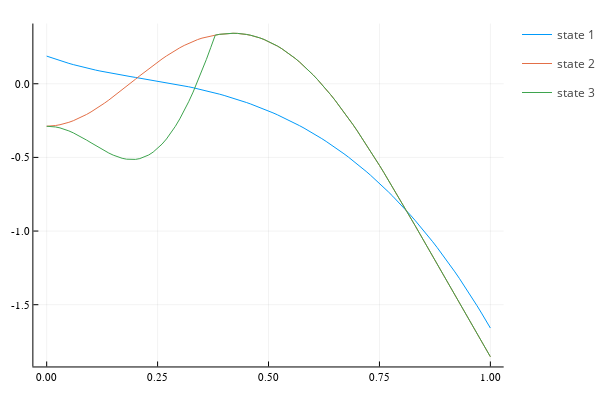
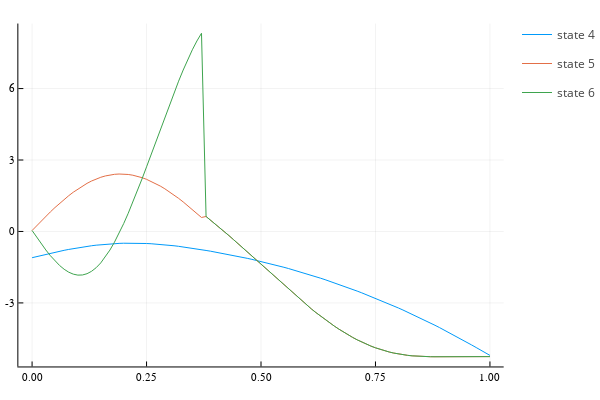
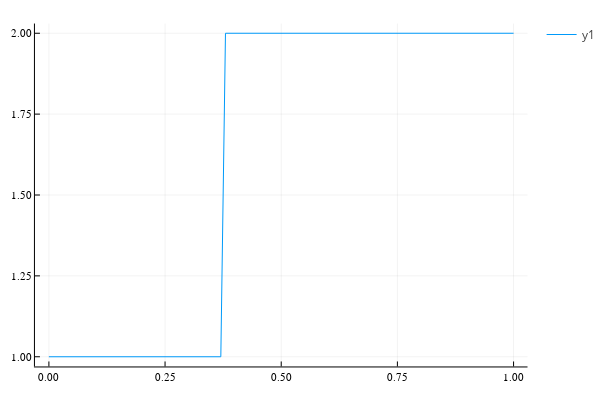

Write notebook code for charts like these, in order.
### Code cell
#Nominal Trajectory

nom_states, _, times, nom_modes,nom_impact_states,_ = sim_system(xmean,mode0,dynamics,resets,guards,W*.000000000000001,V,C,t,dt)
state_matrix = hcat(nom_states...)

plot()
for i in 1:3
    plot!(times,state_matrix[i,:], label = "state $i")
end
display(plot!())

plot()
for i in 4:6
    plot!(times,state_matrix[i,:], label = "state $i")
end
display(plot!())

plot(times, nom_modes)
display(plot!())

# Initialize an Animation object
anim = Animation()
lim = 1.5
# Loop to create frames
for i in 1:100
    js = hcat(q2joints(state_matrix[:,i])...)
    # Plot the data
    plot(js[1,:], js[2,:], xlim=(-lim,lim), ylim=(-lim,lim), label="Points", color="blue", linestyle=:solid, marker=:circle)
    # Add frame to animation
    frame(anim)
end
# Save the animation as a gif
gif(anim, "walker.gif", fps = 15)

### Figure 1 — Plotly figure (JSON) as saved in the notebook; plotly's stock layout.template omitted (floating-point values rounded to 4 significant figures)
{"data": [{"colorbar": {"title": ""}, "legendgroup": "state 1", "line": {"color": "rgba(0, 154, 250, 1.000)", "dash": "solid", "shape": "linear", "width": 1}, "mode": "lines", "name": "state 1", "showlegend": true, "type": "scatter", "x": [0, 0.01, 0.02, 0.03, 0.04, 0.05, 0.06, 0.07, 0.08, 0.09, 0.1, 0.11, 0.12, 0.13, 0.14, 0.15, 0.16, 0.17, 0.18, 0.19, 0.2, 0.21, 0.22, 0.23, 0.24, 0.25, 0.26, 0.27, 0.28, 0.29, 0.3, 0.31, 0.32, 0.33, 0.34, 0.35, 0.36, 0.37, 0.38, 0.39, 0.4, 0.41, 0.42, 0.43, 0.44, 0.45, 0.46, 0.47, 0.48, 0.49, 0.5, 0.51, 0.52, 0.53, 0.54, 0.55, 0.56, 0.57, 0.58, 0.59, 0.6, 0.61, 0.62, 0.63, 0.64, 0.65, 0.66, 0.67, 0.68, 0.69, 0.7, 0.71, 0.72, 0.73, 0.74, 0.75, 0.76, 0.77, 0.78, 0.79, 0.8, 0.81, 0.82, 0.83, 0.84, 0.85, 0.86, 0.87, 0.88, 0.89, 0.9, 0.91, 0.92, 0.93, 0.94, 0.95, 0.96, 0.97, 0.98, 0.99, 1], "xaxis": "x", "y": [0.1877, 0.1769, 0.1666, 0.1568, 0.1474, 0.1385, 0.13, 0.1219, 0.1141, 0.1068, 0.09974, 0.09304, 0.08664, 0.08052, 0.07465, 0.06899, 0.06353, 0.05824, 0.05308, 0.04803, 0.04306, 0.03813, 0.03323, 0.02831, 0.02336, 0.01834, 0.01324, 0.008021, 0.002666, -0.00285, -0.008546, -0.01444, -0.02056, -0.02692, -0.03353, -0.04042, -0.04759, -0.05507, -0.06286, -0.07099, -0.07945, -0.08824, -0.09739, -0.1069, -0.1168, -0.127, -0.1377, -0.1488, -0.1603, -0.1722, -0.1846, -0.1974, -0.2107, -0.2245, -0.2388, -0.2535, -0.2688, -0.2847, -0.3011, -0.318, -0.3355, -0.3536, -0.3723, -0.3916, -0.4115, -0.4321, -0.4533, -0.4752, -0.4978, -0.521, -0.545, -0.5696, -0.595, -0.6212, -0.6481, -0.6758, -0.7042, -0.7335, -0.7635, -0.7944, -0.8261, -0.8586, -0.892, -0.9263, -0.9615, -0.9976, -1.035, -1.073, -1.111, -1.151, -1.192, -1.234, -1.277, -1.321, -1.366, -1.412, -1.459, -1.507, -1.557, -1.607, -1.658], "yaxis": "y", "zmax": null, "zmin": null}, {"colorbar": {"title": ""}, "legendgroup": "state 2", "line": {"color": "rgba(227, 111, 71, 1.000)", "dash": "solid", "shape": "linear", "width": 1}, "mode": "lines", "name": "state 2", "showlegend": true, "type": "scatter", "x": [0, 0.01, 0.02, 0.03, 0.04, 0.05, 0.06, 0.07, 0.08, 0.09, 0.1, 0.11, 0.12, 0.13, 0.14, 0.15, 0.16, 0.17, 0.18, 0.19, 0.2, 0.21, 0.22, 0.23, 0.24, 0.25, 0.26, 0.27, 0.28, 0.29, 0.3, 0.31, 0.32, 0.33, 0.34, 0.35, 0.36, 0.37, 0.38, 0.39, 0.4, 0.41, 0.42, 0.43, 0.44, 0.45, 0.46, 0.47, 0.48, 0.49, 0.5, 0.51, 0.52, 0.53, 0.54, 0.55, 0.56, 0.57, 0.58, 0.59, 0.6, 0.61, 0.62, 0.63, 0.64, 0.65, 0.66, 0.67, 0.68, 0.69, 0.7, 0.71, 0.72, 0.73, 0.74, 0.75, 0.76, 0.77, 0.78, 0.79, 0.8, 0.81, 0.82, 0.83, 0.84, 0.85, 0.86, 0.87, 0.88, 0.89, 0.9, 0.91, 0.92, 0.93, 0.94, 0.95, 0.96, 0.97, 0.98, 0.99, 1], "xaxis": "x", "y": [-0.2884, -0.287, -0.2836, -0.2782, -0.2709, -0.2617, -0.2508, -0.2382, -0.224, -0.2082, -0.191, -0.1726, -0.1529, -0.1322, -0.1106, -0.08818, -0.06514, -0.04161, -0.01774, 0.006334, 0.03045, 0.05447, 0.07825, 0.1017, 0.1245, 0.1468, 0.1683, 0.1889, 0.2085, 0.227, 0.2443, 0.2603, 0.2749, 0.288, 0.2997, 0.3097, 0.3181, 0.3249, 0.3299, 0.3354, 0.3394, 0.3418, 0.3425, 0.3416, 0.3391, 0.3348, 0.3288, 0.321, 0.3115, 0.3003, 0.2872, 0.2725, 0.2559, 0.2376, 0.2176, 0.1958, 0.1723, 0.1471, 0.1202, 0.09167, 0.06152, 0.02977, -0.003527, -0.03834, -0.07461, -0.1123, -0.1514, -0.1917, -0.2334, -0.2762, -0.3201, -0.3651, -0.4111, -0.458, -0.5057, -0.5542, -0.6034, -0.6532, -0.7035, -0.7544, -0.8056, -0.8572, -0.9091, -0.9613, -1.014, -1.066, -1.119, -1.171, -1.224, -1.276, -1.329, -1.381, -1.434, -1.486, -1.539, -1.591, -1.644, -1.696, -1.748, -1.801, -1.853], "yaxis": "y", "zmax": null, "zmin": null}, {"colorbar": {"title": ""}, "legendgroup": "state 3", "line": {"color": "rgba(62, 164, 78, 1.000)", "dash": "solid", "shape": "linear", "width": 1}, "mode": "lines", "name": "state 3", "showlegend": true, "type": "scatter", "x": [0, 0.01, 0.02, 0.03, 0.04, 0.05, 0.06, 0.07, 0.08, 0.09, 0.1, 0.11, 0.12, 0.13, 0.14, 0.15, 0.16, 0.17, 0.18, 0.19, 0.2, 0.21, 0.22, 0.23, 0.24, 0.25, 0.26, 0.27, 0.28, 0.29, 0.3, 0.31, 0.32, 0.33, 0.34, 0.35, 0.36, 0.37, 0.38, 0.39, 0.4, 0.41, 0.42, 0.43, 0.44, 0.45, 0.46, 0.47, 0.48, 0.49, 0.5, 0.51, 0.52, 0.53, 0.54, 0.55, 0.56, 0.57, 0.58, 0.59, 0.6, 0.61, 0.62, 0.63, 0.64, 0.65, 0.66, 0.67, 0.68, 0.69, 0.7, 0.71, 0.72, 0.73, 0.74, 0.75, 0.76, 0.77, 0.78, 0.79, 0.8, 0.81, 0.82, 0.83, 0.84, 0.85, 0.86, 0.87, 0.88, 0.89, 0.9, 0.91, 0.92, 0.93, 0.94, 0.95, 0.96, 0.97, 0.98, 0.99, 1], "xaxis": "x", "y": [-0.2884, -0.2894, -0.2932, -0.2997, -0.3087, -0.32, -0.3334, -0.3484, -0.365, -0.3825, -0.4007, -0.419, -0.4371, -0.4543, -0.4703, -0.4846, -0.4966, -0.5059, -0.512, -0.5147, -0.5134, -0.508, -0.4981, -0.4835, -0.4639, -0.4394, -0.4096, -0.3747, -0.3345, -0.2891, -0.2385, -0.1828, -0.1221, -0.05666, 0.01335, 0.08761, 0.1658, 0.2474, 0.3303, 0.3358, 0.3398, 0.3422, 0.3429, 0.342, 0.3394, 0.3351, 0.3291, 0.3214, 0.3119, 0.3006, 0.2876, 0.2728, 0.2563, 0.238, 0.2179, 0.1962, 0.1727, 0.1475, 0.1206, 0.09205, 0.06189, 0.03014, -0.003154, -0.03796, -0.07424, -0.1119, -0.151, -0.1914, -0.233, -0.2758, -0.3197, -0.3647, -0.4107, -0.4576, -0.5053, -0.5538, -0.603, -0.6528, -0.7032, -0.754, -0.8053, -0.8569, -0.9088, -0.9609, -1.013, -1.066, -1.118, -1.171, -1.223, -1.276, -1.329, -1.381, -1.434, -1.486, -1.538, -1.591, -1.643, -1.696, -1.748, -1.8, -1.853], "yaxis": "y", "zmax": null, "zmin": null}], "layout": {"annotations": [], "height": 400, "legend_position": {"bgcolor": "rgba(255, 255, 255, 1.000)", "bordercolor": "rgba(0, 0, 0, 1.000)", "borderwidth": 1, "font": {"color": "rgba(0, 0, 0, 1.000)", "family": "sans-serif", "size": 11}, "title": {"font": {"color": "rgba(0, 0, 0, 1.000)", "family": "sans-serif", "size": 15}, "text": ""}, "tracegroupgap": 0, "traceorder": "normal", "x": 1, "xanchor": "auto", "y": 1, "yanchor": "auto"}, "margin": {"b": 20, "l": 0, "r": 0, "t": 20}, "paper_bgcolor": "rgba(255, 255, 255, 1.000)", "plot_bgcolor": "rgba(255, 255, 255, 1.000)", "showlegend": true, "width": 600, "xaxis": {"anchor": "y", "domain": [0.06582, 0.9934], "gridcolor": "rgba(0, 0, 0, 0.100)", "gridwidth": 0.5, "linecolor": "rgba(0, 0, 0, 1.000)", "mirror": false, "range": [-0.03, 1.03], "showgrid": true, "showline": true, "showticklabels": true, "tickangle": 0, "tickcolor": "rgb(0, 0, 0)", "tickfont": {"color": "rgba(0, 0, 0, 1.000)", "family": "sans-serif", "size": 11}, "tickmode": "array", "ticks": "inside", "ticktext": ["0.00", "0.25", "0.50", "0.75", "1.00"], "tickvals": [0, 0.25, 0.5, 0.75, 1], "title": "", "titlefont": {"color": "rgba(0, 0, 0, 1.000)", "family": "sans-serif", "size": 15}, "type": "-", "visible": true, "zeroline": false, "zerolinecolor": "rgba(0, 0, 0, 1.000)"}, "yaxis": {"anchor": "x", "domain": [0.03762, 0.9902], "gridcolor": "rgba(0, 0, 0, 0.100)", "gridwidth": 0.5, "linecolor": "rgba(0, 0, 0, 1.000)", "mirror": false, "range": [-1.919, 0.4088], "showgrid": true, "showline": true, "showticklabels": true, "tickangle": 0, "tickcolor": "rgb(0, 0, 0)", "tickfont": {"color": "rgba(0, 0, 0, 1.000)", "family": "sans-serif", "size": 11}, "tickmode": "array", "ticks": "inside", "ticktext": ["-1.5", "-1.0", "-0.5", "0.0"], "tickvals": [-1.5, -1, -0.5, 0], "title": "", "titlefont": {"color": "rgba(0, 0, 0, 1.000)", "family": "sans-serif", "size": 15}, "type": "-", "visible": true, "zeroline": false, "zerolinecolor": "rgba(0, 0, 0, 1.000)"}}}

### Figure 2 — Plotly figure (JSON) as saved in the notebook; plotly's stock layout.template omitted (floating-point values rounded to 4 significant figures)
{"data": [{"colorbar": {"title": ""}, "legendgroup": "state 4", "line": {"color": "rgba(0, 154, 250, 1.000)", "dash": "solid", "shape": "linear", "width": 1}, "mode": "lines", "name": "state 4", "showlegend": true, "type": "scatter", "x": [0, 0.01, 0.02, 0.03, 0.04, 0.05, 0.06, 0.07, 0.08, 0.09, 0.1, 0.11, 0.12, 0.13, 0.14, 0.15, 0.16, 0.17, 0.18, 0.19, 0.2, 0.21, 0.22, 0.23, 0.24, 0.25, 0.26, 0.27, 0.28, 0.29, 0.3, 0.31, 0.32, 0.33, 0.34, 0.35, 0.36, 0.37, 0.38, 0.39, 0.4, 0.41, 0.42, 0.43, 0.44, 0.45, 0.46, 0.47, 0.48, 0.49, 0.5, 0.51, 0.52, 0.53, 0.54, 0.55, 0.56, 0.57, 0.58, 0.59, 0.6, 0.61, 0.62, 0.63, 0.64, 0.65, 0.66, 0.67, 0.68, 0.69, 0.7, 0.71, 0.72, 0.73, 0.74, 0.75, 0.76, 0.77, 0.78, 0.79, 0.8, 0.81, 0.82, 0.83, 0.84, 0.85, 0.86, 0.87, 0.88, 0.89, 0.9, 0.91, 0.92, 0.93, 0.94, 0.95, 0.96, 0.97, 0.98, 0.99, 1], "xaxis": "x", "y": [-1.101, -1.053, -1.006, -0.9598, -0.9155, -0.8727, -0.8315, -0.7921, -0.7546, -0.7191, -0.6856, -0.6545, -0.6257, -0.5995, -0.5759, -0.5551, -0.5371, -0.5221, -0.5099, -0.5007, -0.4945, -0.4911, -0.4906, -0.4929, -0.498, -0.5056, -0.5157, -0.5283, -0.5432, -0.5602, -0.5794, -0.6005, -0.6234, -0.6482, -0.6747, -0.7027, -0.7323, -0.7633, -0.7972, -0.8291, -0.8623, -0.8968, -0.9324, -0.9693, -1.007, -1.046, -1.087, -1.128, -1.171, -1.215, -1.26, -1.306, -1.354, -1.402, -1.452, -1.504, -1.556, -1.61, -1.665, -1.722, -1.78, -1.839, -1.9, -1.961, -2.025, -2.089, -2.155, -2.222, -2.291, -2.361, -2.432, -2.504, -2.577, -2.652, -2.728, -2.806, -2.884, -2.964, -3.046, -3.128, -3.212, -3.298, -3.385, -3.473, -3.563, -3.655, -3.748, -3.843, -3.939, -4.037, -4.137, -4.238, -4.341, -4.445, -4.551, -4.657, -4.765, -4.874, -4.983, -5.093, -5.203], "yaxis": "y", "zmax": null, "zmin": null}, {"colorbar": {"title": ""}, "legendgroup": "state 5", "line": {"color": "rgba(227, 111, 71, 1.000)", "dash": "solid", "shape": "linear", "width": 1}, "mode": "lines", "name": "state 5", "showlegend": true, "type": "scatter", "x": [0, 0.01, 0.02, 0.03, 0.04, 0.05, 0.06, 0.07, 0.08, 0.09, 0.1, 0.11, 0.12, 0.13, 0.14, 0.15, 0.16, 0.17, 0.18, 0.19, 0.2, 0.21, 0.22, 0.23, 0.24, 0.25, 0.26, 0.27, 0.28, 0.29, 0.3, 0.31, 0.32, 0.33, 0.34, 0.35, 0.36, 0.37, 0.38, 0.39, 0.4, 0.41, 0.42, 0.43, 0.44, 0.45, 0.46, 0.47, 0.48, 0.49, 0.5, 0.51, 0.52, 0.53, 0.54, 0.55, 0.56, 0.57, 0.58, 0.59, 0.6, 0.61, 0.62, 0.63, 0.64, 0.65, 0.66, 0.67, 0.68, 0.69, 0.7, 0.71, 0.72, 0.73, 0.74, 0.75, 0.76, 0.77, 0.78, 0.79, 0.8, 0.81, 0.82, 0.83, 0.84, 0.85, 0.86, 0.87, 0.88, 0.89, 0.9, 0.91, 0.92, 0.93, 0.94, 0.95, 0.96, 0.97, 0.98, 0.99, 1], "xaxis": "x", "y": [0.0399, 0.2427, 0.4412, 0.6349, 0.8229, 1.004, 1.178, 1.344, 1.501, 1.648, 1.784, 1.908, 2.02, 2.119, 2.204, 2.275, 2.331, 2.373, 2.4, 2.412, 2.409, 2.392, 2.361, 2.317, 2.259, 2.189, 2.106, 2.012, 1.907, 1.791, 1.666, 1.532, 1.39, 1.241, 1.085, 0.9233, 0.757, 0.5868, 0.6294, 0.4759, 0.3184, 0.1573, -0.006988, -0.174, -0.3434, -0.5148, -0.6879, -0.8623, -1.038, -1.214, -1.39, -1.566, -1.742, -1.917, -2.092, -2.264, -2.435, -2.604, -2.771, -2.935, -3.096, -3.253, -3.406, -3.555, -3.699, -3.839, -3.972, -4.101, -4.223, -4.338, -4.447, -4.549, -4.644, -4.732, -4.813, -4.886, -4.951, -5.01, -5.061, -5.106, -5.144, -5.176, -5.201, -5.222, -5.237, -5.248, -5.256, -5.26, -5.261, -5.26, -5.257, -5.253, -5.249, -5.245, -5.241, -5.239, -5.238, -5.238, -5.241, -5.246, -5.254], "yaxis": "y", "zmax": null, "zmin": null}, {"colorbar": {"title": ""}, "legendgroup": "state 6", "line": {"color": "rgba(62, 164, 78, 1.000)", "dash": "solid", "shape": "linear", "width": 1}, "mode": "lines", "name": "state 6", "showlegend": true, "type": "scatter", "x": [0, 0.01, 0.02, 0.03, 0.04, 0.05, 0.06, 0.07, 0.08, 0.09, 0.1, 0.11, 0.12, 0.13, 0.14, 0.15, 0.16, 0.17, 0.18, 0.19, 0.2, 0.21, 0.22, 0.23, 0.24, 0.25, 0.26, 0.27, 0.28, 0.29, 0.3, 0.31, 0.32, 0.33, 0.34, 0.35, 0.36, 0.37, 0.38, 0.39, 0.4, 0.41, 0.42, 0.43, 0.44, 0.45, 0.46, 0.47, 0.48, 0.49, 0.5, 0.51, 0.52, 0.53, 0.54, 0.55, 0.56, 0.57, 0.58, 0.59, 0.6, 0.61, 0.62, 0.63, 0.64, 0.65, 0.66, 0.67, 0.68, 0.69, 0.7, 0.71, 0.72, 0.73, 0.74, 0.75, 0.76, 0.77, 0.78, 0.79, 0.8, 0.81, 0.82, 0.83, 0.84, 0.85, 0.86, 0.87, 0.88, 0.89, 0.9, 0.91, 0.92, 0.93, 0.94, 0.95, 0.96, 0.97, 0.98, 0.99, 1], "xaxis": "x", "y": [0.0399, -0.2434, -0.5172, -0.777, -1.018, -1.237, -1.427, -1.586, -1.709, -1.793, -1.833, -1.827, -1.774, -1.672, -1.52, -1.32, -1.073, -0.7807, -0.4474, -0.07626, 0.3288, 0.7636, 1.224, 1.705, 2.203, 2.713, 3.232, 3.756, 4.281, 4.803, 5.318, 5.822, 6.31, 6.777, 7.219, 7.628, 7.998, 8.322, 0.6294, 0.4759, 0.3184, 0.1573, -0.006988, -0.174, -0.3434, -0.5148, -0.6879, -0.8623, -1.038, -1.214, -1.39, -1.566, -1.742, -1.917, -2.092, -2.264, -2.435, -2.604, -2.771, -2.935, -3.096, -3.253, -3.406, -3.555, -3.699, -3.839, -3.972, -4.101, -4.223, -4.338, -4.447, -4.549, -4.644, -4.732, -4.813, -4.886, -4.951, -5.01, -5.061, -5.106, -5.144, -5.176, -5.201, -5.222, -5.237, -5.248, -5.256, -5.26, -5.261, -5.26, -5.257, -5.253, -5.249, -5.245, -5.241, -5.239, -5.238, -5.238, -5.241, -5.246, -5.254], "yaxis": "y", "zmax": null, "zmin": null}], "layout": {"annotations": [], "height": 400, "legend_position": {"bgcolor": "rgba(255, 255, 255, 1.000)", "bordercolor": "rgba(0, 0, 0, 1.000)", "borderwidth": 1, "font": {"color": "rgba(0, 0, 0, 1.000)", "family": "sans-serif", "size": 11}, "title": {"font": {"color": "rgba(0, 0, 0, 1.000)", "family": "sans-serif", "size": 15}, "text": ""}, "tracegroupgap": 0, "traceorder": "normal", "x": 1, "xanchor": "auto", "y": 1, "yanchor": "auto"}, "margin": {"b": 20, "l": 0, "r": 0, "t": 20}, "paper_bgcolor": "rgba(255, 255, 255, 1.000)", "plot_bgcolor": "rgba(255, 255, 255, 1.000)", "showlegend": true, "width": 600, "xaxis": {"anchor": "y", "domain": [0.03619, 0.9934], "gridcolor": "rgba(0, 0, 0, 0.100)", "gridwidth": 0.5, "linecolor": "rgba(0, 0, 0, 1.000)", "mirror": false, "range": [-0.03, 1.03], "showgrid": true, "showline": true, "showticklabels": true, "tickangle": 0, "tickcolor": "rgb(0, 0, 0)", "tickfont": {"color": "rgba(0, 0, 0, 1.000)", "family": "sans-serif", "size": 11}, "tickmode": "array", "ticks": "inside", "ticktext": ["0.00", "0.25", "0.50", "0.75", "1.00"], "tickvals": [0, 0.25, 0.5, 0.75, 1], "title": "", "titlefont": {"color": "rgba(0, 0, 0, 1.000)", "family": "sans-serif", "size": 15}, "type": "-", "visible": true, "zeroline": false, "zerolinecolor": "rgba(0, 0, 0, 1.000)"}, "yaxis": {"anchor": "x", "domain": [0.03762, 0.9902], "gridcolor": "rgba(0, 0, 0, 0.100)", "gridwidth": 0.5, "linecolor": "rgba(0, 0, 0, 1.000)", "mirror": false, "range": [-5.668, 8.73], "showgrid": true, "showline": true, "showticklabels": true, "tickangle": 0, "tickcolor": "rgb(0, 0, 0)", "tickfont": {"color": "rgba(0, 0, 0, 1.000)", "family": "sans-serif", "size": 11}, "tickmode": "array", "ticks": "inside", "ticktext": ["-3", "0", "3", "6"], "tickvals": [-3, 0, 3, 6], "title": "", "titlefont": {"color": "rgba(0, 0, 0, 1.000)", "family": "sans-serif", "size": 15}, "type": "-", "visible": true, "zeroline": false, "zerolinecolor": "rgba(0, 0, 0, 1.000)"}}}

### Figure 3 — Plotly figure (JSON) as saved in the notebook; plotly's stock layout.template omitted (floating-point values rounded to 4 significant figures)
{"data": [{"colorbar": {"title": ""}, "legendgroup": "y1", "line": {"color": "rgba(0, 154, 250, 1.000)", "dash": "solid", "shape": "linear", "width": 1}, "mode": "lines", "name": "y1", "showlegend": true, "type": "scatter", "x": [0, 0.01, 0.02, 0.03, 0.04, 0.05, 0.06, 0.07, 0.08, 0.09, 0.1, 0.11, 0.12, 0.13, 0.14, 0.15, 0.16, 0.17, 0.18, 0.19, 0.2, 0.21, 0.22, 0.23, 0.24, 0.25, 0.26, 0.27, 0.28, 0.29, 0.3, 0.31, 0.32, 0.33, 0.34, 0.35, 0.36, 0.37, 0.38, 0.39, 0.4, 0.41, 0.42, 0.43, 0.44, 0.45, 0.46, 0.47, 0.48, 0.49, 0.5, 0.51, 0.52, 0.53, 0.54, 0.55, 0.56, 0.57, 0.58, 0.59, 0.6, 0.61, 0.62, 0.63, 0.64, 0.65, 0.66, 0.67, 0.68, 0.69, 0.7, 0.71, 0.72, 0.73, 0.74, 0.75, 0.76, 0.77, 0.78, 0.79, 0.8, 0.81, 0.82, 0.83, 0.84, 0.85, 0.86, 0.87, 0.88, 0.89, 0.9, 0.91, 0.92, 0.93, 0.94, 0.95, 0.96, 0.97, 0.98, 0.99, 1], "xaxis": "x", "y": [1, 1, 1, 1, 1, 1, 1, 1, 1, 1, 1, 1, 1, 1, 1, 1, 1, 1, 1, 1, 1, 1, 1, 1, 1, 1, 1, 1, 1, 1, 1, 1, 1, 1, 1, 1, 1, 1, 2, 2, 2, 2, 2, 2, 2, 2, 2, 2, 2, 2, 2, 2, 2, 2, 2, 2, 2, 2, 2, 2, 2, 2, 2, 2, 2, 2, 2, 2, 2, 2, 2, 2, 2, 2, 2, 2, 2, 2, 2, 2, 2, 2, 2, 2, 2, 2, 2, 2, 2, 2, 2, 2, 2, 2, 2, 2, 2, 2, 2, 2, 2], "yaxis": "y", "zmax": null, "zmin": null}], "layout": {"annotations": [], "height": 400, "legend_position": {"bgcolor": "rgba(255, 255, 255, 1.000)", "bordercolor": "rgba(0, 0, 0, 1.000)", "borderwidth": 1, "font": {"color": "rgba(0, 0, 0, 1.000)", "family": "sans-serif", "size": 11}, "title": {"font": {"color": "rgba(0, 0, 0, 1.000)", "family": "sans-serif", "size": 15}, "text": ""}, "tracegroupgap": 0, "traceorder": "normal", "x": 1, "xanchor": "auto", "y": 1, "yanchor": "auto"}, "margin": {"b": 20, "l": 0, "r": 0, "t": 20}, "paper_bgcolor": "rgba(255, 255, 255, 1.000)", "plot_bgcolor": "rgba(255, 255, 255, 1.000)", "showlegend": true, "width": 600, "xaxis": {"anchor": "y", "domain": [0.06582, 0.9934], "gridcolor": "rgba(0, 0, 0, 0.100)", "gridwidth": 0.5, "linecolor": "rgba(0, 0, 0, 1.000)", "mirror": false, "range": [-0.03, 1.03], "showgrid": true, "showline": true, "showticklabels": true, "tickangle": 0, "tickcolor": "rgb(0, 0, 0)", "tickfont": {"color": "rgba(0, 0, 0, 1.000)", "family": "sans-serif", "size": 11}, "tickmode": "array", "ticks": "inside", "ticktext": ["0.00", "0.25", "0.50", "0.75", "1.00"], "tickvals": [0, 0.25, 0.5, 0.75, 1], "title": "", "titlefont": {"color": "rgba(0, 0, 0, 1.000)", "family": "sans-serif", "size": 15}, "type": "-", "visible": true, "zeroline": false, "zerolinecolor": "rgba(0, 0, 0, 1.000)"}, "yaxis": {"anchor": "x", "domain": [0.03762, 0.9902], "gridcolor": "rgba(0, 0, 0, 0.100)", "gridwidth": 0.5, "linecolor": "rgba(0, 0, 0, 1.000)", "mirror": false, "range": [0.97, 2.03], "showgrid": true, "showline": true, "showticklabels": true, "tickangle": 0, "tickcolor": "rgb(0, 0, 0)", "tickfont": {"color": "rgba(0, 0, 0, 1.000)", "family": "sans-serif", "size": 11}, "tickmode": "array", "ticks": "inside", "ticktext": ["1.00", "1.25", "1.50", "1.75", "2.00"], "tickvals": [1, 1.25, 1.5, 1.75, 2], "title": "", "titlefont": {"color": "rgba(0, 0, 0, 1.000)", "family": "sans-serif", "size": 15}, "type": "-", "visible": true, "zeroline": false, "zerolinecolor": "rgba(0, 0, 0, 1.000)"}}}
